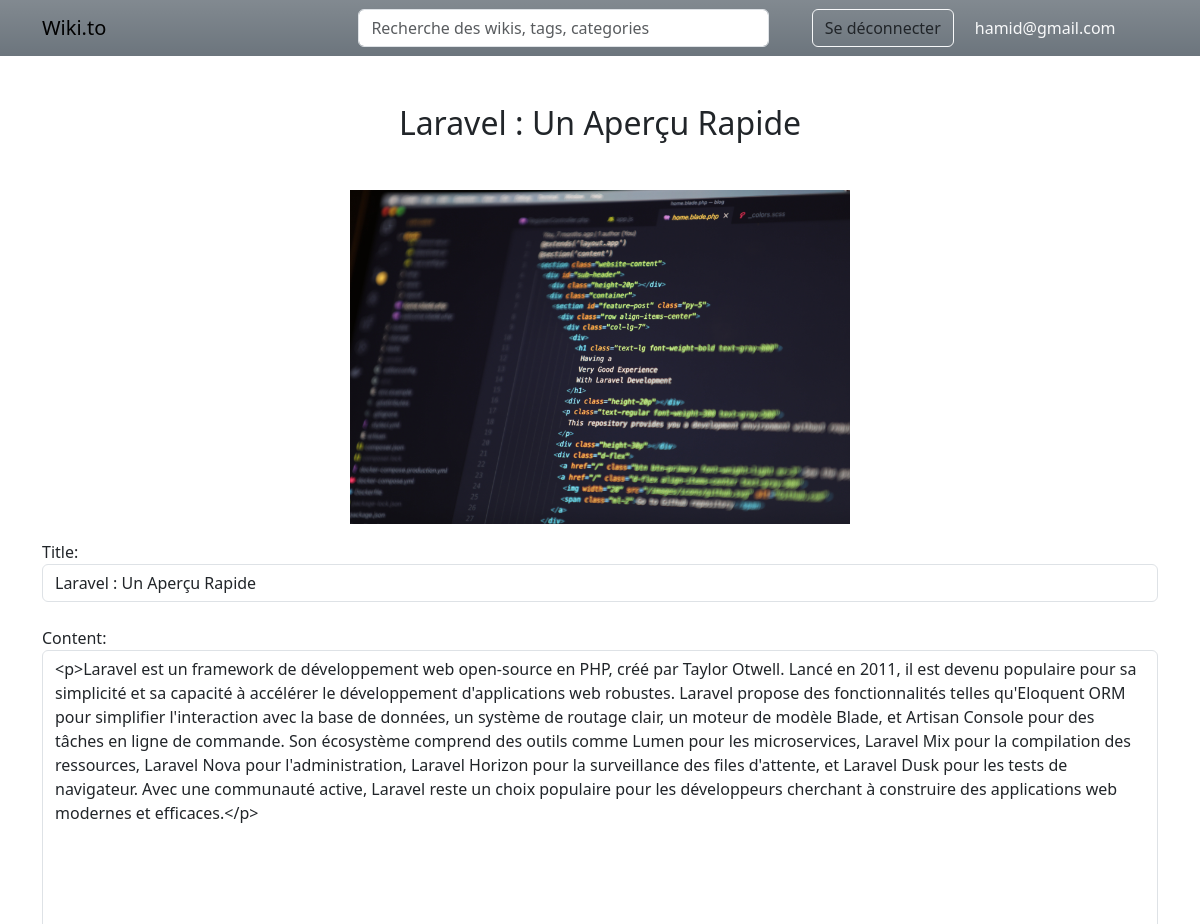
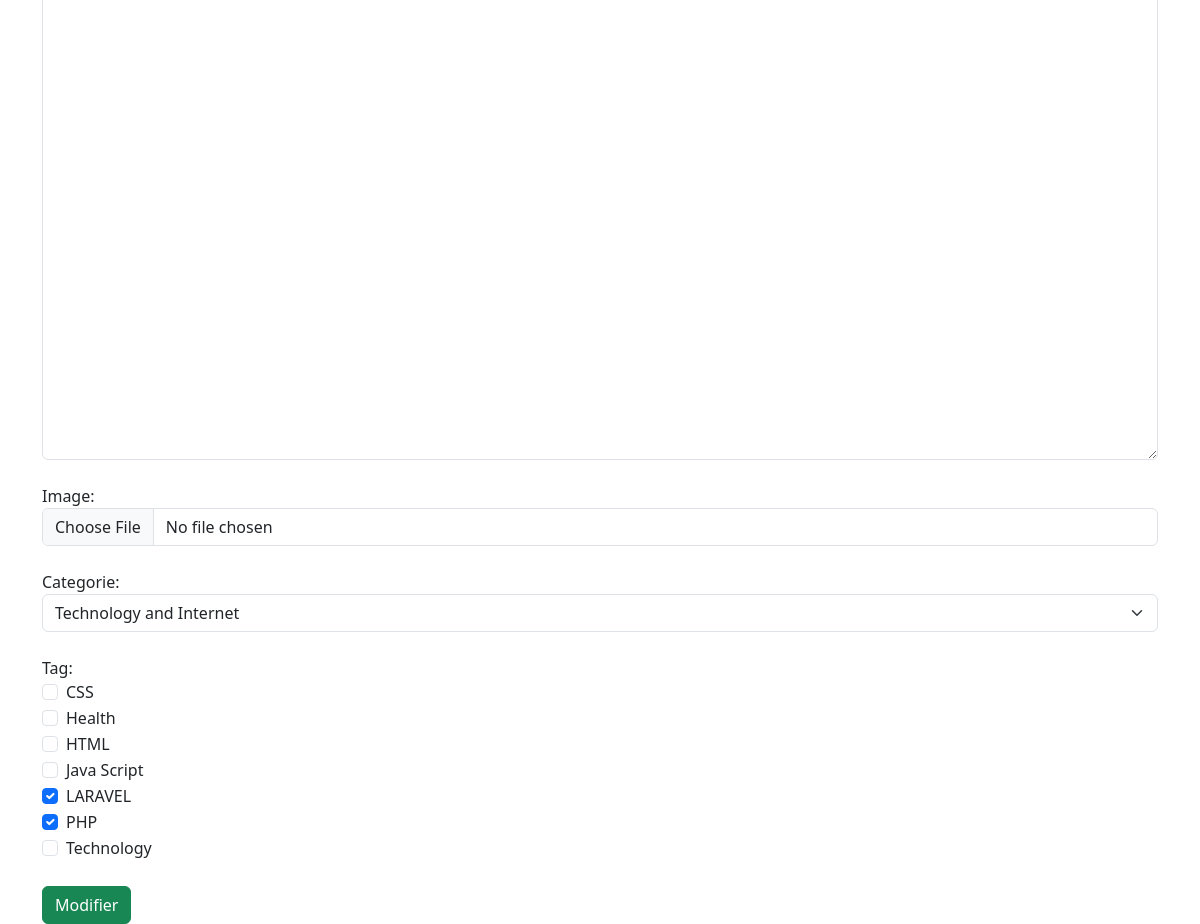
The app's page /index.php?action=edit_wiki&wiki_id=21 (signed in) with its own data (2 pictures, top to bottom).
### tables this page shows
CREATE TABLE `wikis` (
  `id` int(11) NOT NULL,
  `auteur_id` int(11) NOT NULL,
  `title` varchar(255) NOT NULL,
  `contenu` longtext NOT NULL,
  `img` varchar(255) DEFAULT NULL,
  `catg_name` varchar(255) NOT NULL,
  `created_at` timestamp NOT NULL DEFAULT current_timestamp(),
  `state` tinyint(1) NOT NULL DEFAULT 1
);

CREATE TABLE `tags` (
  `name` varchar(255) NOT NULL
);

CREATE TABLE `categories` (
  `name` varchar(255) NOT NULL
);

### Controllers/wikisController.php (called while the page is built, shortened)
<?php
class wikisController
{
    public static function edit_wiki()
    {
        $wiki_id = $_GET['wiki_id'];
        $wikisDAO = new WikisDAO();
        $wiki_selected = $wikisDAO->get_wiki_by_id($wiki_id);
        $tags_selected = $wikisDAO->get_tags_for_wiki($wiki_id);
        $userDAO = new UsersDAO();
        $user = $userDAO->get_user_by_email($_SESSION['user']);
        $categoriesDAO = new CategoriesDAO();
        $categories = $categoriesDAO->get_all_catg();
        $tagsDAO = new TagsDAO();
        $tags = $tagsDAO->get_all_tags();
        $catgDAO = new CategoriesDAO();
        $catg_selected = $catgDAO->get_catg_for_wiki($wiki_id);
        include('Views/edit_wiki.php');
    }
}

### Models/WikisDAO.php (called while the page is built, shortened)
<?php
class WikisDAO
{
    private $db;
    public function __construct()
    {
        $conn = new database();
        $this->db = $conn->getConnection();
    }
    public function get_wiki_by_id($id)
    {
        $query = "SELECT * FROM `wikis` WHERE id = ?";
        $stmt = $this->db->prepare($query);
        $stmt->execute(array($id));
        $wiki = $stmt->fetch(PDO::FETCH_ASSOC);
        if ($wiki == NULL) {
            return NULL;
        } else {
            $userDAO = new UsersDAO();
            $user = $userDAO->get_user_by_id($wiki['auteur_id']);
            $catg = new Categories($wiki['catg_name']);
            return new Wikis($wiki['id'], $user, $wiki['title'], $wiki['contenu'], $wiki['img'], $catg, $wiki['created_at']);
        }
    }
    public function get_tags_for_wiki($wiki_id)
    {
        $query = "SELECT * FROM `wiki_tags` WHERE `wiki_id` = ?";
        $stmt = $this->db->prepare($query);
        $stmt->execute([$wiki_id]);
        $tags = $stmt->fetchAll(PDO::FETCH_ASSOC);
        $tagsObj = array();
        foreach ($tags as $tag) {
            $tagsObj[] = new Tags($tag['tag_name']);
        }
        return $tagsObj;
    }
}

### Models/database.php (called while the page is built, shortened)
<?php
class database {
    private $db;
    public function __construct() {
        $this->db = new PDO("mysql:host=" . HOST . ";dbname=" . DB_NAME, DB_USER, DB_PASSWORD);
    }
    public function getConnection() {
        return $this->db;
    }
}
?>

### Models/UsersDAO.php (called while the page is built, shortened)
<?php
class UsersDAO {
    private $db;
    public function __construct(){
        try{
            $conn = new database();
            $this->db = $conn->getConnection();
        }catch(PDOException $exception) {
            echo "Connection error: " . $exception->getMessage();
        }
    }
    public function get_user_by_email($email) {
        $query = "SELECT * FROM `users` WHERE `email` = ?";
        $stmt = $this->db->prepare($query);
        $stmt->execute(array($email));
        $user = $stmt->fetch(PDO::FETCH_ASSOC);
        return new Users($user['user_id'], $user['email'], $user['name'], $user['password'], $user['role'], $user['added_at']);
    }
    public function get_user_by_id($id) {
        $query = "SELECT * FROM `users` WHERE `user_id` = ?";
        $stmt = $this->db->prepare($query);
        $stmt->execute(array($id));
        $user =  $stmt->fetch(PDO::FETCH_ASSOC);
        $userr =  new Users($user['user_id'], $user['email'], $user['name'], $user['password'], $user['role'], $user['added_at']);
        return $userr;
    }
}
?>

### Models/Wikis.php (called while the page is built, shortened)
<?php
class Wikis {
    private $title;
    private $contenu;
    private $img;
    public function __construct($id, $auteur, $title, $contenu, $img, $catg, $created_at, $state = 1) {
        $this->title = $title;
        $this->contenu = $contenu;
        $this->img = $img;
    }
    public function getTitle()
    {
        return $this->title;
    }
    public function getContenu()
    {
        return $this->contenu;
    }
    public function getImg()
    {
        return $this->img;
    }
}
?>

### Models/CategoriesDAO.php (called while the page is built, shortened)
<?php
class CategoriesDAO {
    private $db;
    public function __construct() {
        $conn = new database();
        $this->db = $conn->getConnection();
    }
    public function get_all_catg() {
        $query = "SELECT * FROM `categories`";
        $stmt = $this->db->prepare($query);
        $stmt->execute();
        $categories = $stmt->fetchAll(PDO::FETCH_ASSOC);
        $categoriesObj = array();
        foreach($categories as $catg) {
            $categoriesObj[] = new Categories($catg['name']);
        }
        return $categoriesObj;
    }
    public function get_catg_for_wiki($wiki_id) {
        $query = "SELECT `name` FROM categories
        INNER JOIN wikis ON categories.name = wikis.catg_name
        WHERE wikis.id = ?";
        $stmt = $this->db->prepare($query);
        $stmt->execute([$wiki_id]);
        $result = $stmt->fetch();
        return new Categories($result['name']);
    }
}
?>

### Models/Categories.php (called while the page is built, shortened)
<?php
class Categories {
    private $name;
    public function __construct($name) {
        $this->name = $name;
    }
    public function getName()
    {
        return $this->name;
    }
}
?>

### Models/TagsDAO.php (called while the page is built, shortened)
<?php
class TagsDAO
{
    private $db;
    public function __construct()
    {
        $conn = new database();
        $this->db = $conn->getConnection();
    }
    public function get_all_tags()
    {
        $query = "SELECT * FROM `tags`";
        $stmt = $this->db->prepare($query);
        $stmt->execute();
        $tags = $stmt->fetchAll(PDO::FETCH_ASSOC);
        $tagsObj = array();
        foreach ($tags as $tag) {
            $tagsObj[] = new Tags($tag['name']);
        }
        return $tagsObj;
    }
}

### Models/Tags.php (called while the page is built, shortened)
<?php
class Tags {
    private $name;
    public function __construct($name) {
        $this->name = $name;
    }
    public function getName()
    {
        return $this->name;
    }
}
?>

### Models/Users.php (called while the page is built, shortened)
<?php
class Users {
    private $role;
    public function __construct($id, $email, $name, $password, $role, $added_at){
        $this->role = $role;
    }
    public function getRole()
    {
        return $this->role;
    }
}
?>

### Views/edit_wiki.php (the view, shortened to what this page needs)
<?php
if (isset($_SESSION['user']) && $user->getRole() == "auteur") {
?>
    <div class="container">
        <h2 class="my-5 text-center"><?= $wiki_selected->getTitle() ?></h2>
        <form action="index.php?action=edit_wiki_action" method="post" enctype="multipart/form-data">
            <div class="mb-3 d-flex justify-content-center">
                <img src="<?= $wiki_selected->getImg() ?>" class="edit-wiki-images text-center" alt="">
            </div>
            <div class="form-group">
                <label for="title">Title:</label>
                <input type="text" class="form-control" id="title" name="title" value="<?= $wiki_selected->getTitle() ?>" required>
            </div>
            <div class="form-group my-4">
                <label for="content">Content:</label>
                <textarea class="form-control" id="content" name="content" rows="30" required><?= $wiki_selected->getContenu() ?></textarea>
            </div>
            <div class="form-group my-4">
                <label for="img">Image:</label>
                <input type="file" class="form-control" id="img" name="img">
            </div>
            <div class="form-group my-4">
                <label for="categorie">Categorie:</label>
                <select class="form-select" name="categorie" id="categorie" required>
                    <?php foreach ($categories as $categorie) : ?>
                        <?php if ($categorie == $catg_selected) { ?>
                            <option selected><?= $categorie->getName(); ?></option>
                        <?php } else { ?>
                            <option><?= $categorie->getName(); ?></option>
                        <?php } ?>
                    <?php endforeach; ?>
                </select>
            </div>
            <div class="form-group my-4" id="tags-select">
                <label for="tag">Tag:</label>
                <div class="overflow-auto" style="max-height: 200px;">
                    <?php foreach ($tags as $i => $tag) : ?>
                        <?php if (in_array($tag, $tags_selected)) { ?>
                            <div class="form-check tag-checkbox">
                                <input class="form-check-input" type="checkbox" name="tags[]" value="<?= $tag->getName(); ?>" id="<?= $tag->getName(); ?>" checked>
                                <label class="form-check-label" for="<?= $tag->getName(); ?>"><?= $tag->getName(); ?></label>
                            </div>
                        <?php } else { ?>
                            <div class="form-check tag-checkbox">
                                <input class="form-check-input" type="checkbox" name="tags[]" value="<?= $tag->getName(); ?>" id="<?= $tag->getName(); ?>">
                                <label class="form-check-label" for="<?= $tag->getName(); ?>"><?= $tag->getName(); ?></label>
                            </div>
                        <?php } ?>
                    <?php endforeach; ?>
                </div>
            </div>
            <button type="submit" class="btn btn-success">Modifier</button>
        </form>
    </div>
    <?php include('Views/layout.php'); ?>
<?php } else {
    header('location: index.php');
} ?>

### Public/css/main.css (style rules this page uses)
.edit-wiki-images { max-width: 500px; }

### records on screen
wikis: title "Laravel : Un Aperçu Rapide", img (picture), content "<p>Laravel est un framework de développement web open-source en PHP, créé par Taylor Otwell. Lancé en 2011, il est devenu populaire pour sa simplicité et sa capacité à accélérer le développement d'applications web robustes. Laravel propose des fonctionnalités telles qu'Eloquent ORM pour simplifier l'interaction avec la base de données, un système de routage clair, un moteur de modèle Blade, et Artisan Console pour des tâches en ligne de commande. Son écosystème comprend des outils comme Lumen pour les microservices, Laravel Mix pour la compilation des ressources, Laravel Nova pour l'administration, Laravel Horizon pour la surveillance des files d'attente, et Laravel Dusk pour les tests de…"
tags: name "CSS"
tags: name "Health"
tags: name "HTML"
tags: name "Java Script"
tags: name "LARAVEL"
tags: name "PHP"
categories: name "Technology"

### other values on screen
$_SESSION['user'] "hamid@gmail.com"
form field categorie "Technology and Internet"
